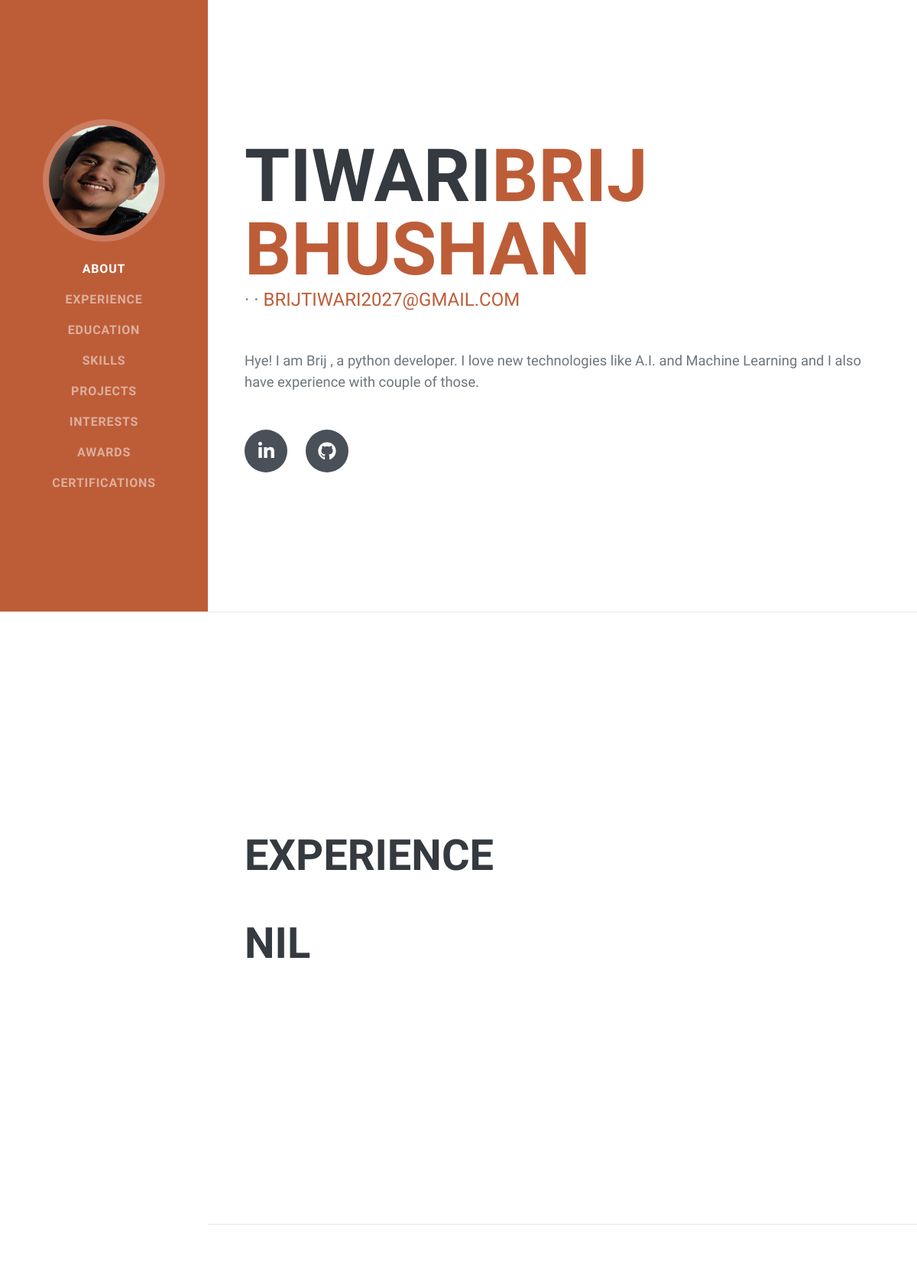
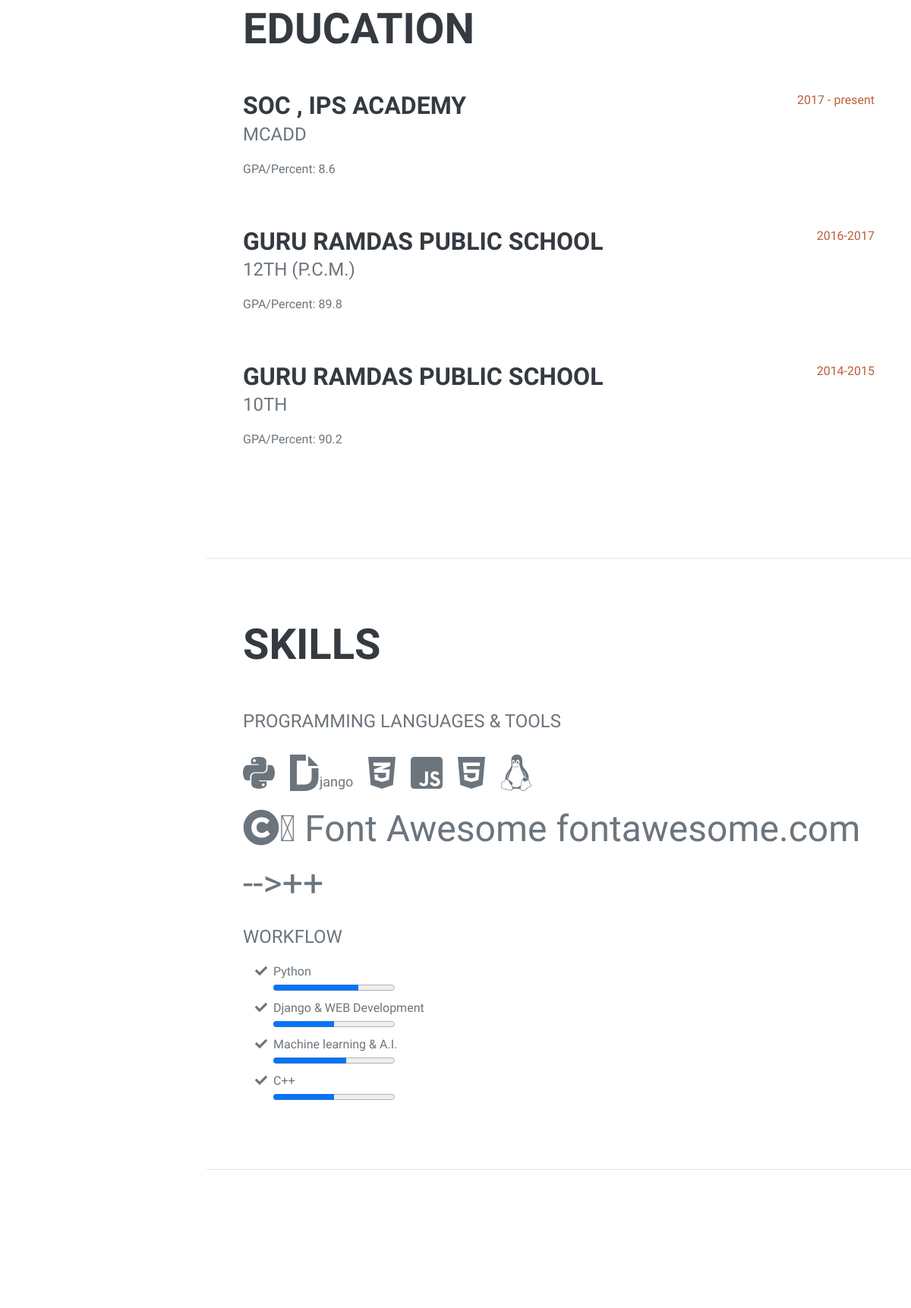
The page / (upper part) on the database its author committed (2 pictures, top to bottom).
### home/models.py (models this page shows)
class education(models.Model):
    university_name = models.CharField(max_length=30)
    degree_name = models.CharField(max_length=30)
    gpa = models.FloatField()
    date_text = models.CharField(max_length=30)

### home/views.py (the view)
# urls.py: path('',views.index,name = 'home'),
def index(request):
    context = {
        'experienceobj': models.experience.objects.all(),
        'educationobj': models.education.objects.all(),
        'awardsobj' : models.awards.objects.all(),
        'projectobj' : models.project.objects.all()
    }
    return render(request,template_name='index.html',context = context)

### home/templates/index.html (shortened to what this page needs)
{% load static  %}
<!DOCTYPE html>
<html lang="en">
    <head>
        <link href="{% static 'css/styles.css' %}" rel="stylesheet" />
    </head>
    <body id="page-top">
        <nav class="navbar navbar-expand-lg navbar-dark bg-primary fixed-top" id="sideNav">
            <a class="navbar-brand js-scroll-trigger" href="#page-top"
                ><span class="d-block d-lg-none">Brij Bhushan Tiwari</span><span class="d-none d-lg-block"><img width="250px" height = "200px" class="img-fluid img-profile rounded-circle mx-auto mb-2" src="{% static 'images/image.jpg' %}" alt="" /></span></a
            >
            <div class="collapse navbar-collapse" id="navbarSupportedContent">
                <ul class="navbar-nav">
                    <li class="nav-item"><a class="nav-link js-scroll-trigger" href="#about">About</a></li>
                    <li class="nav-item"><a class="nav-link js-scroll-trigger" href="#experience">Experience</a></li>
                    <li class="nav-item"><a class="nav-link js-scroll-trigger" href="#education">Education</a></li>
                    <li class="nav-item"><a class="nav-link js-scroll-trigger" href="#skills">Skills</a></li>
                    <li class="nav-item"><a class="nav-link js-scroll-trigger" href="#projects">Projects</a></li>
                    <li class="nav-item"><a class="nav-link js-scroll-trigger" href="#interests">Interests</a></li>
                    <li class="nav-item"><a class="nav-link js-scroll-trigger" href="#awards">Awards</a></li>
                    <li class="nav-item"><a class="nav-link js-scroll-trigger" href="#Certifications">Certifications</a></li>
                </ul>
            </div>
        </nav>
        <div class="container-fluid p-0">
            <section class="resume-section" id="about">
                <div class="resume-section-content">
                    <h1 class="mb-0">Tiwari<span class="text-primary">Brij Bhushan</span></h1>
                    <div class="subheading mb-5"> · · <a href="mailto:brijtiwari2027@gmail.com">brijtiwari2027@gmail.com</a></div>
                    <p class="lead mb-5">Hye! I am Brij , a python developer. I love new technologies like A.I. and Machine Learning and I also have experience with couple of those. </p>
                    <div class="social-icons">
                        <a class="social-icon" href="https://www.linkedin.com/in/brij-bhushan-tiwari-b6a7ba1b0/"><i class="fab fa-linkedin-in"></i></a><a class="social-icon" href="https://github.com/brij2027"><i class="fab fa-github"></i></a>
                    </div>
                </div>
            </section>
            <hr class="m-0" />
            <section class="resume-section" id="experience">
                <div class="resume-section-content">
                    <h2 class="mb-5">Experience</h2>
                    {% if not experienceobj %}
                     <div class="d-flex flex-column flex-md-row justify-content-between mb-5">
                        <div class="flex-grow-1">
                            <h2 class="mb-0">NIL</h2>
                        </div>
                    {% endif %}
                </div>
            </section>
            <hr class="m-0" />
            <section class="resume-section" id="education">
                <div class="resume-section-content">
                    <h2 class="mb-5">Education</h2>
                    {% for edu in educationobj %}
                    <div class="d-flex flex-column flex-md-row justify-content-between mb-5">
                        <div class="flex-grow-1">
                            <h3 class="mb-0">{{edu.university_name}}</h3>
                            <div class="subheading mb-3">{{edu.degree_name}}</div>
                            <p>GPA/Percent: {{edu.gpa}}</p>
                        </div>
                        <div class="flex-shrink-0"><span class="text-primary">{{edu.date_text}}</span></div>
                    </div>
                      {% endfor %}
                </div>
            </section>
            <hr class="m-0" />
            <section class="resume-section" id="skills">
                <div class="resume-section-content">
                    <h2 class="mb-5">Skills</h2>
                    <div class="subheading mb-3">Programming Languages & Tools</div>
                    <ul class="list-inline dev-icons">
                        <li class="list-inline-item"><i class="fab fa-python"></i></li>
                        <li class="list-inline-item"><i class="fab fa-dochub"></i><span style = "font-size:18px">jango</span></li>
                        <li class="list-inline-item"><i class="fab fa-css3-alt"></i></li>
                        <li class="list-inline-item"><i class="fab fa-js-square"></i></li>
                        <li class="list-inline-item"><i class="fab fa-html5"></i></li>
                        <li class="list-inline-item"><i class="fab fa-linux"></i></li>
                        <li class="list-inline-item"><i class="fas">&#xf1f9;</i>++</li>
                    </ul>
                    <div class="subheading mb-3">Workflow</div>
                    <ul class="fa-ul mb-0">
                        <li>
                            <span class="fa-li"><i class="fas fa-check"></i></span>Python
                            <br>
                             <progress value = "70" max=100></progress>
                        </li>
                        <li>
                            <span class="fa-li"><i class="fas fa-check"></i></span>Django & WEB Development
                            <br>
                             <progress value = "50" max=100></progress>
                        </li>
                        <li>
                            <span class="fa-li"><i class="fas fa-check"></i></span>Machine learning & A.I.
                            <br>
                            <progress value = "60" max=100></progress>
                        </li>
                        <li>
                            <span class="fa-li"><i class="fas fa-check"></i></span>C++
                            <br>
                            <progress value = "50" max=100></progress>
                        </li>
                    </ul>
            </section>
            <hr class="m-0" />
            <section class="resume-section" id="projects">
            </section>
        </div>
    </body>
</html>

### rows shown on the page
education: university_name "SOC , IPS ACADEMY", degree_name "MCADD", gpa "8.6", date_text "2017 - present"
education: university_name "GURU RAMDAS PUBLIC SCHOOL", degree_name "12TH (P.C.M.)", gpa "89.8", date_text "2016-2017"
education: university_name "GURU RAMDAS PUBLIC SCHOOL", degree_name "10TH", gpa "90.2", date_text "2014-2015"
